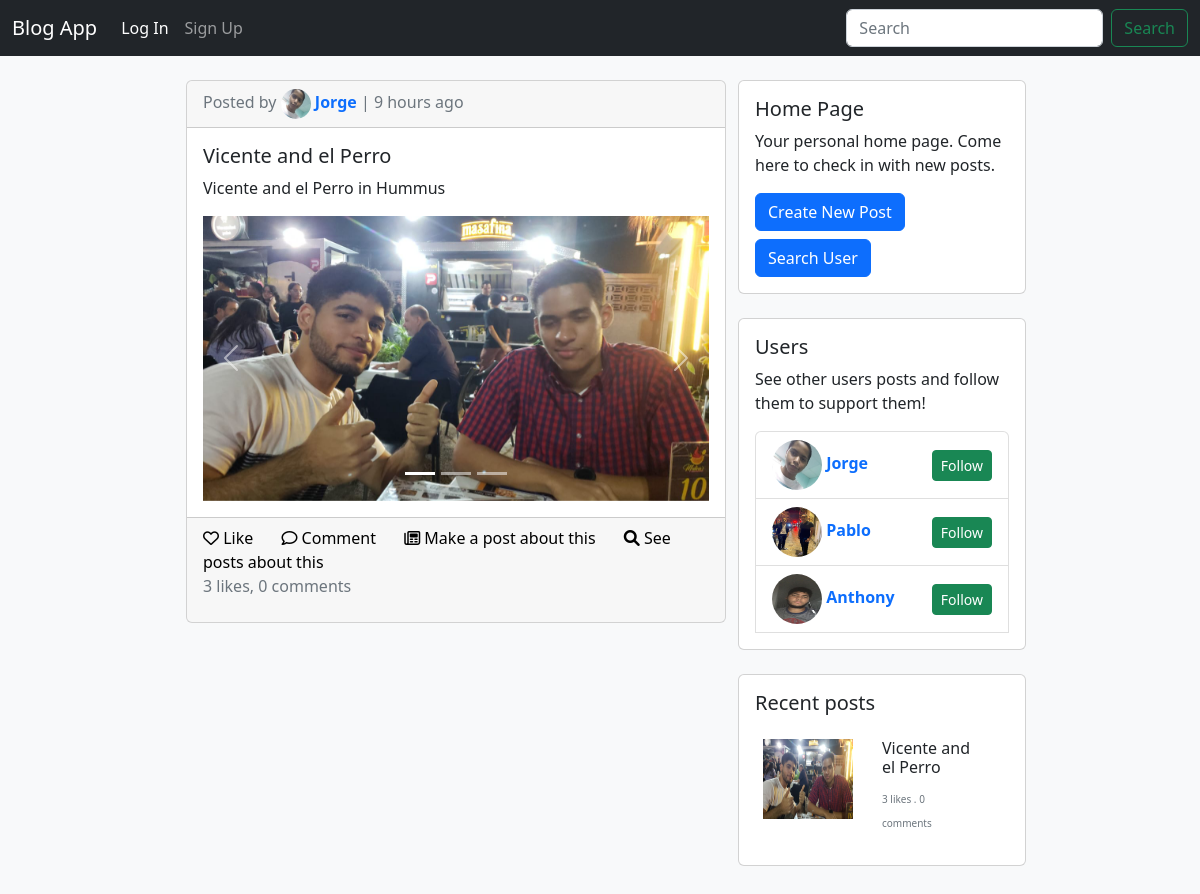
Page /search_post?q=Vicente+and+el+Perro on the committed database.
### app/models.py (models this page shows, shortened)
class Blog(db.Model):
    __tablename__ = 'blogs'
    id = db.Column(db.Integer, primary_key=True)
    title = db.Column(db.String(64), nullable=False)
    body = db.Column(db.Text, nullable=False)
    author = db.Column(db.Integer, db.ForeignKey('users.id'))
    date = db.Column(db.DateTime, default=datetime.utcnow, index=True)
    comments = db.relationship('Comment', backref='blog', cascade='all, delete-orphan')
    likes = db.relationship('Like', backref='blog', cascade='all, delete-orphan')
    files = db.relationship('File', backref='blog', cascade='all, delete-orphan')
    new = db.Column(db.Integer, db.ForeignKey('news.id'), nullable=True)
    responded_title = db.Column(db.String, nullable=True)
    responded_blog = db.Column(db.Integer, db.ForeignKey('blogs.id'), nullable=True)

class User(UserMixin, db.Model):
    __tablename__ = 'users'
    id = db.Column(db.Integer, primary_key=True)
    email = db.Column(db.String(64), unique=True, index=True)
    username = db.Column(db.String(64), unique=True, index=True)
    password_hash = db.Column(db.String(128))
    profile_pic = db.Column(db.String, default='images/profile photos/default_profile_pic.jpg')
    posts = db.relationship('Blog', backref='user', cascade='all, delete-orphan')
    comments = db.relationship('Comment', backref='user', cascade='all, delete-orphan')
    followers = db.relationship('Follow', backref='user', foreign_keys='Follow.followed_id', cascade='all, delete-orphan')
    likes = db.relationship('Like', backref='user', cascade='all, delete-orphan')
    notifications = db.relationship('Notification', backref='user', foreign_keys='Notification.user_id', cascade='all, delete-orphan')
    actions = db.relationship('Notification', backref='notificator', foreign_keys='Notification.notificator_id', cascade='all, delete-orphan')
    confirmed = db.Column(db.Boolean, default=False)
    @property
    def password(self):
        raise AttributeError('password is not readable')
    def __str__(self):
        return self.username

class File(db.Model):
    __tablename__ = 'files'
    path = db.Column(db.String, primary_key=True)
    blog_id = db.Column(db.Integer, db.ForeignKey('blogs.id'))
    @property
    def type(self):
        image_file_types = [
            'jpg', 'jpeg', 'png', 'gif', 'tiff', 'tif', 'bmp', 'webp', 'svg', 'ico',
            'raw', 'heif', 'heic', 'crx'
        ]
        video_file_types = [
            'mp4', 'avi', 'mkv', 'mov', 'wmv', 'flv', 'webm', '3gp', 'ogg', 'mpg', 'mpeg', 'ts'
        ]
        type = self.path.split('.')
        max_index = len(type) - 1
        type = type[max_index]
        if type in image_file_types:
            print('image')
            return 'image'
        elif type in video_file_types:
            return 'video'
        else:
            print('else')
            return type

### app/main/views.py (the view)
@main.route('/search_post')
def search_post():
    search = f'%{request.args.get("q")}%'
    page = request.args.get('posts_page', 1, type=int)
    posts_pagination = Blog.query.filter(or_((Blog.body.ilike(search)), (Blog.responded_title.ilike(search)) )).paginate(
        page=page, per_page=current_app.config['POSTS_PER_PAGE'], error_out=False
    )
    posts = posts_pagination.items
    if not posts:
        flash("No posts found!")
        return redirect(request.referrer or url_for('main.index'))
    other_posts = Blog.query.limit(5).all()
    users_widget_context = get_users_widget_context()
    users = users_widget_context['users']
    users_pagination = users_widget_context['users_pagination']
    return render_template('home.html', posts=posts, users=users, posts_pagination=posts_pagination, users_pagination=users_pagination, other_posts=other_posts)

### app/main/views.py (called while the page is built)
def get_users_widget_context():
    page = request.args.get('users_page', type=int)
    users_pagination = User.query.paginate(
        page=page,
        per_page=current_app.config['USERS_PER_PAGE'],
        error_out=False
    )
    users = users_pagination.items
    return {'users': users, 'users_pagination': users_pagination}

### app/templates/home.html (shortened to what this page needs)
{% extends 'base.html' %}
{% from 'macros.html' import render_post_card, posts_pagination_widget, users_pagination_widget, home_widget, users_widget, posts_widget, flashed_messages %}
{% block content %}
<div class="container flex-container w-75 p-4">
    <div class="container">
        {% for post in posts %}
            {{ render_post_card(post, current_user, loop.index, moment(post.date).fromNow()) }}
            <br />
        {% endfor %}
    </div>
    <div>
        {{ home_widget() }}
        {{ users_widget(users, users_pagination, current_user) }}
        {% if other_posts %}
            {{ posts_widget(other_posts) }}
        {% else %}
            {{ posts_widget(posts) }}
        {% endif %}
    </div>
</div>
{% endblock content %}

### app/templates/macros.html (shortened to what this page needs)
{% macro home_widget() %}
    <div class="card mb-4" style="width: 18rem;">
        <div class="card-body">
            <h5 class="card-title">Home Page</h5>
            <p class="card-text">Your personal home page. Come here to check in with new posts.</p>
            <a href="{{ url_for('blogs.new_post') }}" class="btn btn-primary mb-2">Create New Post</a>
            <div class="dropdown">
                <button class="btn btn-primary" type="button" data-bs-toggle="dropdown" aria-expanded="false">
                Search User
                </button>
            </div>
        </div>
    </div>
{% endmacro %}
{% macro posts_widget(posts) %}
    <div class="card mb-4" style="width: 18rem;">
        <div class="p-2">
            <h5 class="card-title p-2">Recent posts</h5>
            <ul class="list-group list-group-flush">
                {% for post in posts[:5] %}
                    {% if post.files %}
                        <li class="list-group-item">
                            <div class="row">
                                <div class="row">
                                    <div class="col-md-6">
                                        {% if post.files %}
                                        {% set file = post.files[0] %}
                                        {% if file.type == 'image' %}
                                            <img src="{{ url_for('static', filename=file.path )}}" style="height: 80px; width: 90px;">
                                        {% elif file.type == 'video' %}
                                            <video width="80" height="90">
                                                <source src="{{ url_for('static', filename=file.path) }}" type="video/{{ file.file_extension }}">
                                                Your browser does not support the video tag.
                                            </video>
                                        {% endif %}
                                    {% endif %}
                                    </div>
                                    <div class="col-md-6">
                                        <h5 class="" style="font-size: 16px;">{{ post.title }}</h5>
                                        <p><span class="text-muted" style="font-size: 10px;">{{ post.likes|length }} likes . {{ post.comments|length }} comments</span></p>
                                    </div>
                                </div>
                            </div>
                        </li>
                    {% endif %}
                {% endfor %}
            </ul>
        </div>
    </div>
{% endmacro %}
{% macro users_widget(users, pagination, current_user) %}
    <div class="card mb-4" style="width: 18rem;">
        <div class="card-body">
            <h5 class="card-title">Users</h5>
            <p class="card-text">See other users posts and follow them to support them!</p>
            <ul class="list-group">
                {% for user in users %}
                    {% if current_user != user %}
                        <li class="list-group-item">
                            <div class="row">
                                <div class="col">
                                    <a href="{{ url_for('auth.profile', username=user) }}" class="text-decoration-none mb-2">
                                        <img src="{{ url_for('static', filename=user.profile_pic) }}" class="profile_pic" style="height: 50px; width: 50px;">
                                        <span class="card-title"><b>{{ user }}</b></span>
                                    </a>
                                </div>
                                <div class="col-auto d-flex align-items-center">
                                    {% set follow_button_id = 'followButton' ~ loop.index %}
                                    {% set unfollow_button_id = 'unfollowButton' ~ loop.index %}
                                    {% if current_user.is_authenticated and current_user.is_following(user.username) %}
                                        <a class="btn btn-outline-success btn-sm" href="{{ url_for('auth.unfollow', username=user)}}" onclick="update_follow_button(this, '{{ follow_button_id }}')" id="{{ unfollow_button_id}}">Following</a>
                                        <a class="btn btn-outline-success btn-sm" href="{{ url_for('auth.unfollow', username=user)}}" onclick="update_follow_button(this, '{{ unfollow_button_id }}')" style="display: none;" id="{{ follow_button_id }}">Follow</a>
                                    {% else %}
                                        <a class="btn btn-success btn-sm" href="{{ url_for('auth.follow', username=user)}}" onclick="update_follow_button(this, '{{ unfollow_button_id }}')" id="{{ follow_button_id }}">Follow</a>
                                    {% endif %}
                                </div>
                            </div>
                        </li>
                    {% endif %}
                {% endfor %}
            </ul>
        </div>
    </div>
{% endmacro %}
{% macro render_post_image(filename) %}
    <div class="d-flex align-items-center justify-content-center" style="max-height: 400px;" >
        <img class="img-fluid" src="{{ url_for('static', filename=filename) }}" style="max-height: 400px; object-fit: contain;">
    </div>
{% endmacro %}
{% macro render_profile_pic(author, size) %}
    <img src="{{ url_for('static', filename=author.profile_pic) }}" class="profile_pic">
{% endmacro %}
{% macro render_carousel(post, id) %}
    <div id="{{ id }}" class="carousel slide">
        <div class="carousel-indicators">
            {% for file in post.files %}
                {% if loop.index == 1 %}
                    <button type="button" data-bs-target="{{ id }}" data-bs-slide-to="{{ loop.index0 }}" class="active" aria-current="true" aria-label="Slide {{ loop.index }}"></button>
                {% else %}
                    <button type="button" data-bs-target="{{ id }}" data-bs-slide-to="{{ loop.index0 }}" aria-label="Slide {{ loop.index }}"></button>
                {% endif %}
            {% endfor %}
        </div>
        <div class="carousel-inner">
            {% for file in post.files %}
                {% if loop.index == 1 %}
                    <div class="carousel-item active">
                        {% if file.type == 'image' %}
                            {{ render_post_image(file.path) }}
                        {% elif file.type == 'video' %}
                            {{ render_post_video(file) }}
                        {% endif %}
                    </div>
                {% endif %}
            {% endfor %}
        </div>
        <button class="carousel-control-prev" type="button" data-bs-target="#{{ id }}" data-bs-slide="prev">
            <span class="carousel-control-prev-icon" aria-hidden="true"></span>
        </button>
        <button class="carousel-control-next" type="button" data-bs-target="#{{ id }}" data-bs-slide="next">
            <span class="carousel-control-next-icon" aria-hidden="true"></span>
        </button>
    </div>
{% endmacro %}
{% macro render_post_card(post, current_user, loop_index, date) %}
    <div class="card">
        <div class="card-header">
            <span class="text-muted">Posted by <a href="{{ url_for('auth.profile', username=post.user ) }}" class="text-decoration-none">{{ render_profile_pic(post.user) }} <b>{{ post.user }}</b></a> |
            {{ date }}</span>
        </div>
        <div class="card-body">
            <div class="row">
                <h5 class="card-title">{{ post.title }}</h5>
            </div>
            <div class="row">
                <p class="card-body-text">{{ post.body }}</p>
            </div>
            <div class="row">
                {% if post.files | length == 1 %}
                    {% set file = post.files[0] %}
                    {% if post.files[0].type == 'image' %}
                        {{ render_post_image(file.path) }}
                    {% elif post.files[0].type == 'video' %}
                        {{ render_post_video(file) }}
                    {% endif %}
                {% else %}
                    {% set id = 'post' ~ loop_index  ~ 'Images' %}
                    {{ render_carousel(post, id) }}
                {% endif %}
            </div>
        </div>
        <div class="card-footer text-muted">
            <div>
                {% set id = 'post' ~ loop_index ~ 'Likes' %}
                {% set like_id = 'likePost' ~ post.id %}
                {% set unlike_id = 'unlikePost' ~ post.id %}
                {% if current_user.is_authenticated and current_user.likes_post(post.id) %}
                    <a class="text-decoration-none" style="color: red;" href="{{ url_for('blogs.unlike_post', post_id=post.id) }}" onclick="update_likes(this, '{{ like_id }}', '{{ id }}')" id="{{ unlike_id }}"><i class="fa-solid fa-heart" id="icon"></i><span id="text"> Liked</span></a>
                    <a class="like" style="display: none;" href="{{ url_for('blogs.like_post', post_id=post.id) }}" onclick="update_likes(this, '{{ unlike_id}}', '{{ id }}')" id="{{ like_id }}"><i class="fa-regular fa-heart"></i><span id="text"> Like</span></a>
                {% else %}
                    <a class="like" href="{{ url_for('blogs.like_post', post_id=post.id) }}" onclick="update_likes(this, '{{ unlike_id}}', '{{ id }}')" id="{{ like_id }}"><i class="fa-regular fa-heart"></i><span id="text"> Like</span></a>
                {% endif %}
                <a class="text-decoration-none mx-4" style="color: black;" href="{{ url_for('blogs.post', post_id=post.id) }}"><i class="fa-regular fa-comment"></i> Comment</a>
                <a class="text-decoration-none" style="color: black;" href="{{ url_for('blogs.new_post', responded_post=post.id) }}"><i class="fa-regular fa-newspaper"></i> Make a post about this</a>
                <a class="text-decoration-none mx-4" style="color: black;" href="{{ url_for('main.search_post', q=post.title) }}"><i class="fa-solid fa-magnifying-glass"></i> See posts about this</a>
            </div>
            <p><span id="{{ id }}">{{ post.likes|length }} likes</span>, {{ post.comments|length }} comments</p>
        </div>
    </div>
{% endmacro %}

### app/static/css/styles.css (style rules this page uses)
.profile_pic { height: 30px; width: 30px; border-radius: 50%; }
.like { color: black; text-decoration: none; }
.flex-container { display: flex; flex-direction: row; justify-content: flex-start; align-items: flex-start; }

### rows in the picture
Blog: profile_pic (picture), user "Jorge", date "9 hours ago", title "Vicente and el Perro", body "Vicente and el Perro in Hummus", likes|length "3", comments|length "0"
User: profile_pic (picture), username "Jorge"
User: profile_pic (picture), username "Pablo"
User: profile_pic (picture), username "Anthony"
